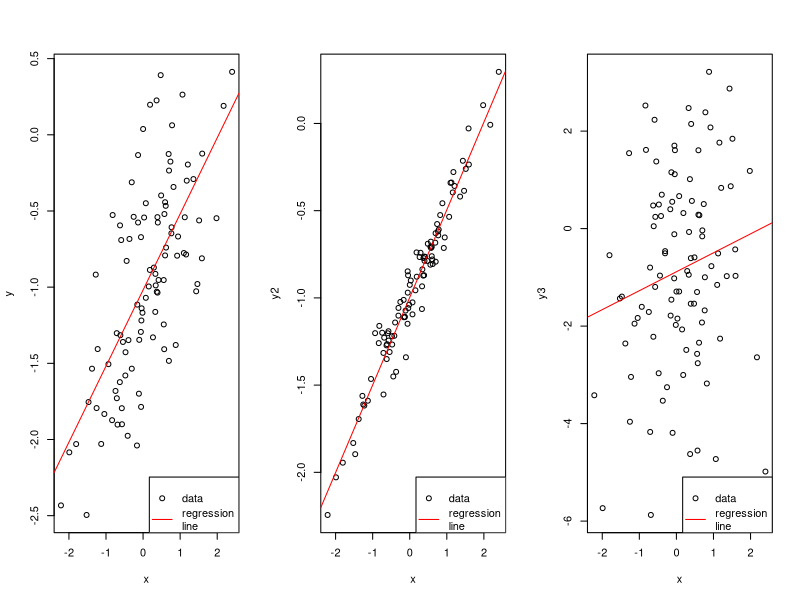

This figure's R source:
# setup
  set.seed(1)
  n <- 100
  par(mfrow = c(1,3)) # for plots
# a)
  x <- rnorm(n, mean = 0, sd = 1)
  
# b)
  eps <- rnorm(n, mean= 0, sd = sqrt(.25))

# c)
  y <- -1 + 0.5*x + eps
  # length of y = 100; beta0 = -1; beta1 = 0.5
  
# d)
  plot(x,y)
  # x and y are clearly positively correlated
  # more variation among x's near 0 than among larger/smaller x's
  # (to be expected since we have more x's near 0 b/c of their normal dist)
  
# e)
  model1 <- lm(y ~ x)
  summary(model1)
  # beta0_hat = -1.019
  # beta1_hat = 0.499
  # both coefficients are statistically significant with small standard errors
  
# f)
  abline(model1, col = "red")
  legend(x = "bottomrigh", legend = c("data", "regression\nline"),
         pch = c(1, NA), lty = c(NA, 1), col = c("black", "red"))
  
# g)
  model2 <- lm(y ~ x + I(x^2)) # can't just use x^2, will use wrong model
  summary(model2)
  # coefficient on x^2 is close to 0 (-0.059) with a large standard error (0.04);
  # not statistically significantly different from 0
  # ==> no evidence that x^2 term improves model fit
  # can also check with anova:
  anova(model1, model2)
  # here the p-value is large, so we do not reject the null
  # hypothesis that model 1 is a better fit to the data than model 2
  
# h)
  eps2 <- rnorm(n, mean = 0, sd = 0.1) # smaller variance than before
  y2 <- -1 + 0.5*x + eps2
  plot(x,y2)
  model1.2 <- lm(y2 ~ x)
  summary(model1.2)
  # beta0_hat = -0.997
  # beta1_hat = 0.502
  abline(model1.2, col = "red")
  legend(x = "bottomrigh", legend = c("data", "regression\nline"),
        pch = c(1, NA), lty = c(NA, 1), col = c("black", "red"))
  model2.2 <- lm(y2 ~ x + I(x^2)) # can't just use x^2, will use wrong model
  summary(model2.2)
  # beta0 and beta1 are estimated more accurately when we have less
  # noise in our data, which is not surprising. also, the coefficient on
  # the x^2 term is smaller here -- only -0.002, compared to -0.059 above --
  # indicating that less noise in the data also allows us to better rule out
  # model terms that do not reflect the underlying data generating process
  
# i)
  eps3 <- rnorm(n, mean = 0, sd = 2)
  y3 <- -1 + 0.5*x + eps3
  plot(x,y3)
  model1.3 <- lm(y3 ~ x)
  summary(model1.3)
  # beta0_hat = -0.885
  # beta1_hat = 0.389
  abline(model1.3, col = "red")
  legend(x = "bottomright", legend = c("data", "regression\nline"),
         pch = c(1, NA), lty = c(NA, 1), col = c("black", "red"))
  model2.3 <- lm(y3 ~ x + I(x^2)) # can't just use x^2, will use wrong model
  summary(model2.3)
  # with more data, our estimates of beta0 and beta1 are farther from the
  # truth, again not surprising. In addition, the coefficient on the x^2 term
  # is now -0.379, an order of magnitude larger than it was in our first model,
  # and two orders of magnitude larger than when we had less noise in the data.
  
# j)
  # confidence intervals:
    confint(model1)
    confint(model1.2)
    confint(model1.3)
    confint(model2)
    confint(model2.2)
    confint(model2.3)
  # and their lengths:
    abs(confint(model1)[,1] - confint(model1)[,2])
    abs(confint(model1.2)[,1] - confint(model1.2)[,2])
    abs(confint(model1.3)[,1] - confint(model1.3)[,2])
    abs(confint(model2)[,1] - confint(model2)[,2])
    abs(confint(model2.2)[,1] - confint(model2.2)[,2])
    abs(confint(model2.3)[,1] - confint(model2.3)[,2])
    # as we would expect, the CI's get narrower when there is less noise
    # in our data and wider when there is more noise.